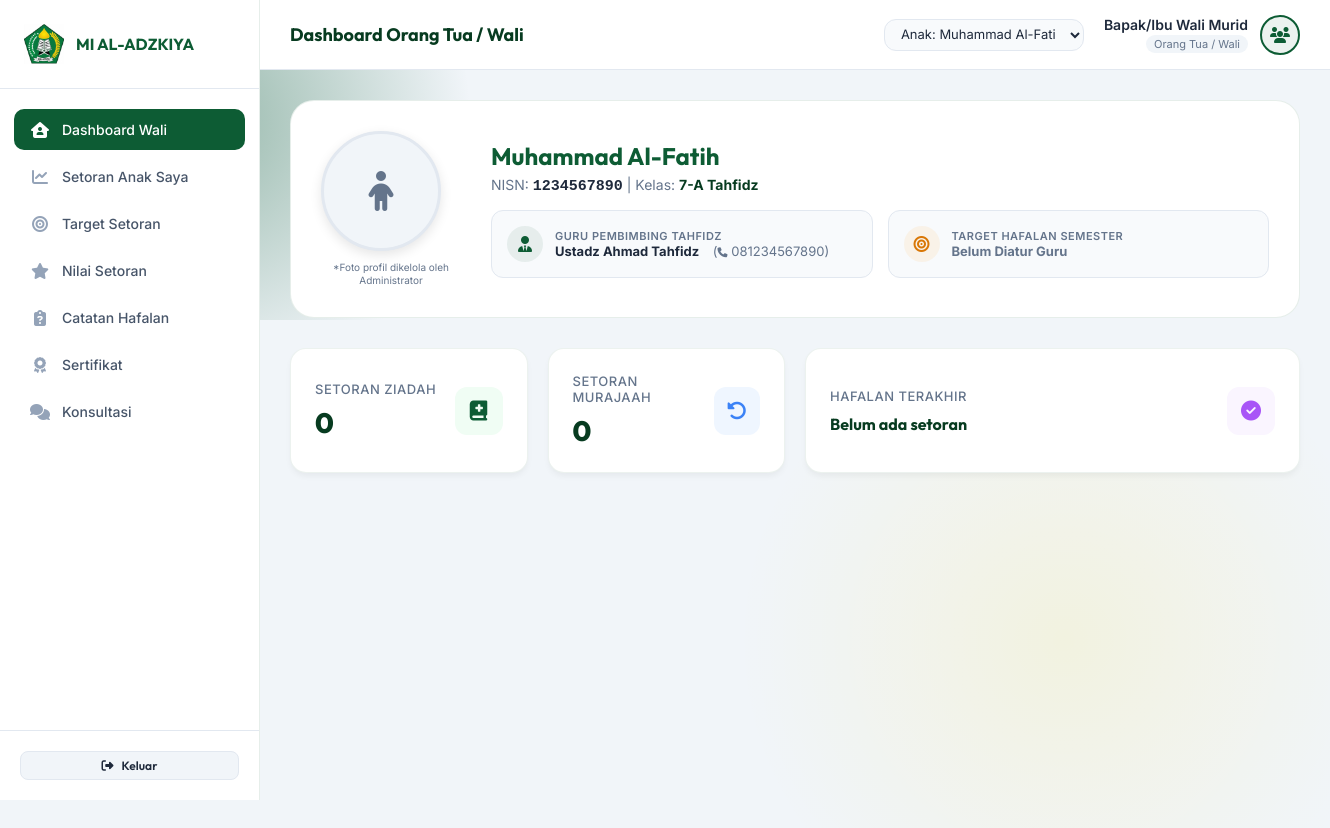
The page /orang_tua/index.php (signed in) on the database as committed earlier.
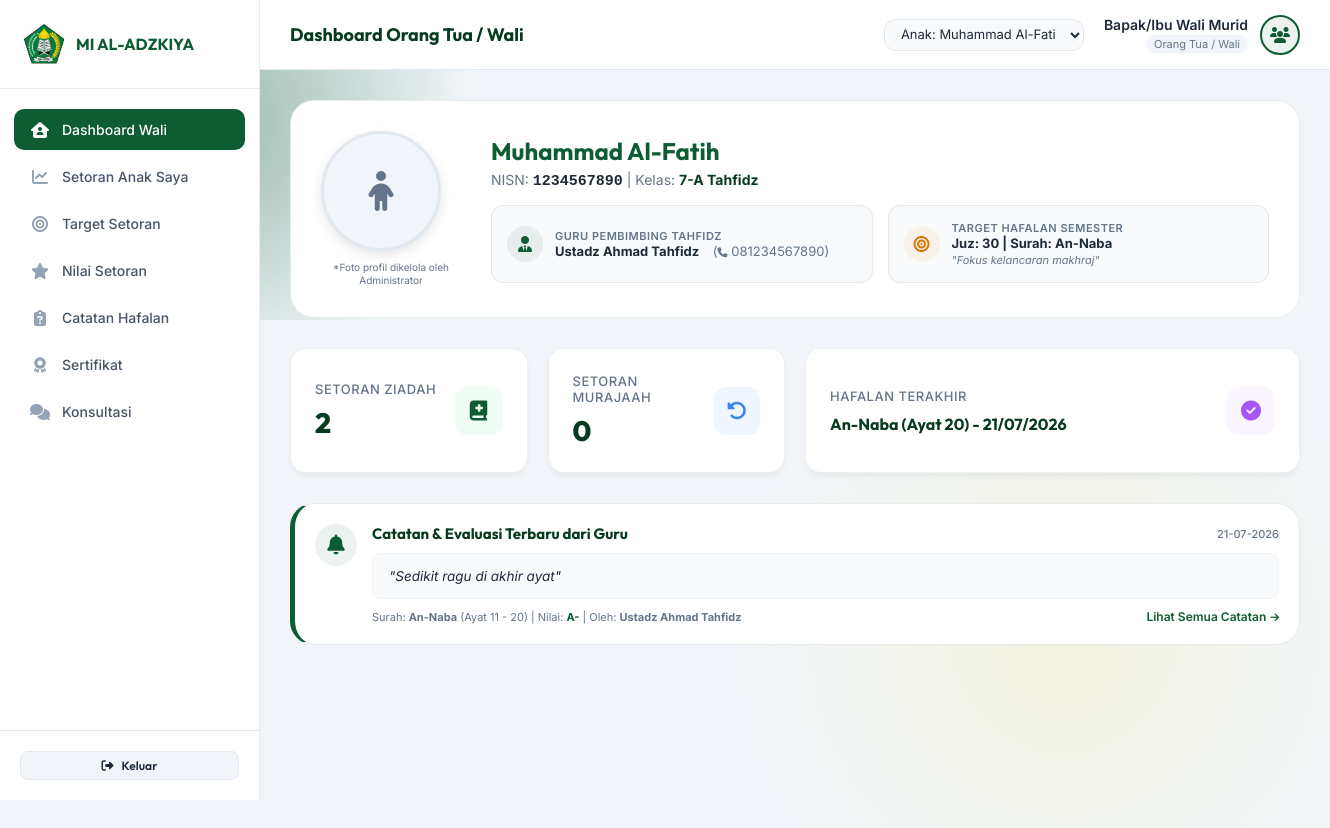
The same page on the database as committed later.
### tables this page shows
CREATE TABLE target_hafalan (
    id INT AUTO_INCREMENT PRIMARY KEY,
    siswa_id INT NOT NULL,
    tahun_ajaran_id INT NOT NULL,
    target_juz VARCHAR(50) NULL,
    target_surah VARCHAR(100) NULL,
    target_ayat VARCHAR(255) NULL,
    keterangan VARCHAR(255) NULL,
    created_at TIMESTAMP DEFAULT CURRENT_TIMESTAMP,
    FOREIGN KEY (siswa_id) REFERENCES siswa(id) ON DELETE CASCADE,
    FOREIGN KEY (tahun_ajaran_id) REFERENCES tahun_ajaran(id) ON DELETE CASCADE
);

CREATE TABLE setoran_tahfidz (
    id INT AUTO_INCREMENT PRIMARY KEY,
    siswa_id INT NOT NULL,
    guru_id INT NOT NULL,
    tanggal DATE NOT NULL,
    surah VARCHAR(100) NOT NULL,
    ayat_mulai INT NOT NULL,
    ayat_selesai INT NOT NULL,
    jenis ENUM('ziadah','murajaah') NOT NULL,
    nilai CHAR(2) NOT NULL,
    nilai_angka INT NULL,
    catatan TEXT NULL,
    created_at TIMESTAMP DEFAULT CURRENT_TIMESTAMP,
    FOREIGN KEY (siswa_id) REFERENCES siswa(id) ON DELETE CASCADE,
    FOREIGN KEY (guru_id) REFERENCES guru_tahfidz(id) ON DELETE CASCADE
);

CREATE TABLE guru_tahfidz (
    id INT AUTO_INCREMENT PRIMARY KEY,
    user_id INT NOT NULL UNIQUE,
    nip VARCHAR(30) UNIQUE,
    nama_lengkap VARCHAR(100) NOT NULL,
    no_hp VARCHAR(20),
    foto_profil VARCHAR(255) NULL,
    FOREIGN KEY (user_id) REFERENCES users(id) ON DELETE CASCADE
);

### orang_tua/index.php (the view, shortened to what the changed rows need)
<?php
require_once 'header.php';
$siswa = null;
$wali_kelas = null;
$stats = [
    'ziadah' => 0,
    'murajaah' => 0,
    'last_setoran' => 'Belum ada setoran'
];
if ($anak_aktif) {
    try {
        $stmt_siswa = $pdo->prepare("
            SELECT s.*, k.nama_kelas, k.wali_kelas_id
            FROM siswa s
            LEFT JOIN kelas k ON s.kelas_id = k.id
            WHERE s.id = :id
        ");
        $stmt_siswa->execute(['id' => $anak_aktif['id']]);
        $siswa = $stmt_siswa->fetch();
        if ($siswa && $siswa['wali_kelas_id']) {
            $stmt_wali = $pdo->prepare("SELECT nama_lengkap, no_hp FROM guru_tahfidz WHERE id = :id");
            $stmt_wali->execute(['id' => $siswa['wali_kelas_id']]);
            $wali_kelas = $stmt_wali->fetch();
        }
        $stmt_ziadah = $pdo->prepare("SELECT COUNT(*) FROM setoran_tahfidz WHERE siswa_id = :id AND jenis = 'ziadah'");
        $stmt_ziadah->execute(['id' => $anak_aktif['id']]);
        $stats['ziadah'] = $stmt_ziadah->fetchColumn();
        $stmt_murajaah = $pdo->prepare("SELECT COUNT(*) FROM setoran_tahfidz WHERE siswa_id = :id AND jenis = 'murajaah'");
        $stmt_murajaah->execute(['id' => $anak_aktif['id']]);
        $stats['murajaah'] = $stmt_murajaah->fetchColumn();
        $stmt_last = $pdo->prepare("
            SELECT surah, ayat_selesai, jenis, tanggal
            FROM setoran_tahfidz
            WHERE siswa_id = :id
            ORDER BY tanggal DESC, id DESC
            LIMIT 1
        ");
        $stmt_last->execute(['id' => $anak_aktif['id']]);
        $last = $stmt_last->fetch();
        if ($last) {
            $stats['last_setoran'] = htmlspecialchars($last['surah']) . ' (Ayat ' . $last['ayat_selesai'] . ') - ' . date('d/m/Y', strtotime($last['tanggal']));
        }
        $target_hafalan = null;
        $stmt_ta = $pdo->query("SELECT id, tahun, semester FROM tahun_ajaran WHERE status = 'aktif' LIMIT 1");
        $ta_aktif = $stmt_ta->fetch();
        if ($ta_aktif) {
            $stmt_target = $pdo->prepare("
                SELECT * FROM target_hafalan
                WHERE siswa_id = :siswa_id AND tahun_ajaran_id = :ta_id
            ");
            $stmt_target->execute([
                'siswa_id' => $anak_aktif['id'],
                'ta_id' => $ta_aktif['id']
            ]);
            $target_hafalan = $stmt_target->fetch();
        }
        $latest_note = null;
        $stmt_note = $pdo->prepare("
            SELECT st.*, gt.nama_lengkap AS nama_guru
            FROM setoran_tahfidz st
            JOIN guru_tahfidz gt ON st.guru_id = gt.id
            WHERE st.siswa_id = :siswa_id AND st.catatan IS NOT NULL AND TRIM(st.catatan) != ''
            ORDER BY st.tanggal DESC, st.id DESC
            LIMIT 1
        ");
        $stmt_note->execute(['siswa_id' => $anak_aktif['id']]);
        $latest_note = $stmt_note->fetch();
    } catch (\PDOException $e) {
        $error = 'Gagal memuat detail data anak.';
    }
}
?>
<?php if (empty($daftar_anak)): ?>
    <div class="card" style="margin-top: 20px; box-shadow: none; border: 1.5px solid rgba(239, 68, 68, 0.2); background-color: rgba(239, 68, 68, 0.03); width: 100%; max-width: 100%;">
        <div style="display: flex; gap: 15px; align-items: flex-start;">
            <i class="fa-solid fa-triangle-exclamation" style="font-size: 30px; color: var(--error-color);"></i>
            <div>
                <h3 style="color: #991b1b; font-family: var(--font-heading); margin-bottom: 8px;">Data Anak Belum Terhubung</h3>
                <p style="font-size: 14px; color: var(--text-muted); line-height: 1.6;">
                    Akun Orang Tua / Wali Anda belum terhubung dengan data siswa di sistem MI Al-Adzkiya.
                </p>
                <p style="font-size: 13px; color: var(--text-muted); margin-top: 10px; font-weight: 500;">
                    Silakan hubungi Administrator sekolah di bagian tata usaha untuk menautkan NISN anak Anda dengan akun pengguna Anda.
                </p>
            </div>
        </div>
    </div>
<?php else: ?>
    <div class="card" style="margin-bottom: 30px; padding: 30px; box-shadow: none; border: 1px solid rgba(13, 92, 52, 0.1); width: 100%; max-width: 100%;">
        <div style="display: flex; gap: 30px; align-items: center; flex-wrap: wrap;">
            <div style="text-align: center;">
                <?php if ($siswa['foto_profil'] && file_exists('../uploads/siswa/' . $siswa['foto_profil'])): ?>
                    <img src="../uploads/siswa/<?php echo htmlspecialchars($siswa['foto_profil']); ?>" alt="Foto Anak" style="width: 120px; height: 120px; border-radius: 50%; object-fit: cover; border: 3px solid var(--primary-color); box-shadow: 0 4px 12px rgba(0,0,0,0.15);">
                <?php else: ?>
                    <div style="width: 120px; height: 120px; border-radius: 50%; background-color: #f1f5f9; border: 3px solid #e2e8f0; display: flex; justify-content: center; align-items: center; color: var(--text-muted); font-size: 40px; box-shadow: 0 4px 12px rgba(0,0,0,0.1);">
                        <i class="fa-solid fa-child"></i>
                    </div>
                <?php endif; ?>
                <span style="display: block; margin-top: 10px; font-size: 10px; color: var(--text-muted); max-width: 140px; line-height: 1.3;">
                    *Foto profil dikelola oleh Administrator
                </span>
            </div>
            <div style="flex: 1; min-width: 250px;">
                <h2 style="font-family: var(--font-heading); color: var(--primary-color); font-size: 24px; margin-bottom: 5px;">
                    <?php echo htmlspecialchars($siswa['nama_lengkap']); ?>
                </h2>
                <p style="font-size: 14px; color: var(--text-muted); margin-bottom: 15px;">
                    NISN: <strong style="font-family: monospace; font-size: 15px; color: var(--text-main);"><?php echo htmlspecialchars($siswa['nisn']); ?></strong>
                    | Kelas: <strong style="color: var(--primary-dark);"><?php echo htmlspecialchars($siswa['nama_kelas'] ?? 'Belum Diplot'); ?></strong>
                </p>
                <div style="display: flex; gap: 15px; flex-wrap: wrap; margin-top: 10px;">
                    <div style="background-color: #f8fafc; border: 1.5px solid #e2e8f0; border-radius: 12px; padding: 15px; display: inline-flex; align-items: center; gap: 12px; font-size: 13px; flex: 1; min-width: 250px;">
                        <div style="width: 36px; height: 36px; border-radius: 50%; background-color: rgba(13, 92, 52, 0.08); display: flex; justify-content: center; align-items: center; color: var(--primary-color); font-size: 16px;">
                            <i class="fa-solid fa-user-tie"></i>
                        </div>
                        <div>
                            <div style="font-size: 11px; color: var(--text-muted); text-transform: uppercase; font-weight: 600; letter-spacing: 0.5px;">Guru Pembimbing Tahfidz</div>
                            <strong><?php echo htmlspecialchars($wali_kelas['nama_lengkap'] ?? 'Belum Diplot'); ?></strong>
                            <?php if ($wali_kelas && $wali_kelas['no_hp']): ?>
                                <span style="margin-left: 10px; color: var(--text-muted);">
                                    (<i class="fa-solid fa-phone" style="font-size: 10px;"></i> <?php echo htmlspecialchars($wali_kelas['no_hp']); ?>)
                                </span>
                            <?php endif; ?>
                        </div>
                    </div>
                    <div style="background-color: #f8fafc; border: 1.5px solid #e2e8f0; border-radius: 12px; padding: 15px; display: inline-flex; align-items: center; gap: 12px; font-size: 13px; flex: 1; min-width: 250px;">
                        <div style="width: 36px; height: 36px; border-radius: 50%; background-color: rgba(245, 158, 11, 0.08); display: flex; justify-content: center; align-items: center; color: #d97706; font-size: 16px;">
                            <i class="fa-solid fa-bullseye"></i>
                        </div>
                        <div>
                            <div style="font-size: 11px; color: var(--text-muted); text-transform: uppercase; font-weight: 600; letter-spacing: 0.5px;">Target Hafalan Semester</div>
                            <?php if ($target_hafalan): ?>
                                <strong>Juz: <?php echo htmlspecialchars($target_hafalan['target_juz'] ?? '-'); ?> | Surah: <?php echo htmlspecialchars($target_hafalan['target_surah'] ?? '-'); ?></strong>
                                <?php if ($target_hafalan['keterangan']): ?>
                                    <div style="font-size: 11px; color: var(--text-muted); font-style: italic; margin-top: 2px;">
                                        "<?php echo htmlspecialchars($target_hafalan['keterangan']); ?>"
                                    </div>
                                <?php endif; ?>
                            <?php else: ?>
                                <strong style="color: var(--text-muted);">Belum Diatur Guru</strong>
                            <?php endif; ?>
                        </div>
                    </div>
                </div>
            </div>
        </div>
    </div>
    <div class="stat-grid">
        <div class="stat-card">
            <div class="stat-info">
                <h3>Setoran Ziadah</h3>
                <p><?php echo $stats['ziadah']; ?></p>
            </div>
            <div class="stat-icon-box stat-icon-green">
                <i class="fa-solid fa-book-medical"></i>
            </div>
        </div>
        <div class="stat-card">
            <div class="stat-info">
                <h3>Setoran Murajaah</h3>
                <p><?php echo $stats['murajaah']; ?></p>
            </div>
            <div class="stat-icon-box stat-icon-blue">
                <i class="fa-solid fa-rotate-left"></i>
            </div>
        </div>
        <div class="stat-card" style="grid-column: span 2;">
            <div class="stat-info">
                <h3>Hafalan Terakhir</h3>
                <p style="font-size: 16px; margin-top: 10px; font-weight: 700; color: var(--primary-dark);">
                    <?php echo $stats['last_setoran']; ?>
                </p>
            </div>
            <div class="stat-icon-box stat-icon-purple">
                <i class="fa-solid fa-circle-check"></i>
            </div>
        </div>
    </div>
    <?php if (!empty($latest_note)): ?>
        <div class="card" style="margin-top: 30px; margin-bottom: 10px; border-left: 5px solid var(--primary-color); box-shadow: none; border-top: 1px solid rgba(13, 92, 52, 0.1); border-right: 1px solid rgba(13, 92, 52, 0.1); border-bottom: 1px solid rgba(13, 92, 52, 0.1); padding: 20px; width: 100%; max-width: 100%;">
            <div style="display: flex; gap: 15px; align-items: flex-start;">
                <div style="width: 42px; height: 42px; border-radius: 50%; background-color: rgba(13, 92, 52, 0.08); display: flex; justify-content: center; align-items: center; color: var(--primary-color); font-size: 20px; flex-shrink: 0;">
                    <i class="fa-solid fa-bell"></i>
                </div>
                <div style="flex: 1;">
                    <div style="display: flex; justify-content: space-between; align-items: center; flex-wrap: wrap; gap: 5px;">
                        <h4 style="margin: 0; font-family: var(--font-heading); color: var(--primary-dark); font-size: 15px; font-weight: 700;">
                            Catatan &amp; Evaluasi Terbaru dari Guru
                        </h4>
                        <span style="font-size: 11px; color: var(--text-muted); font-weight: 500;">
                            <?php echo date('d-m-Y', strtotime($latest_note['tanggal'])); ?>
                        </span>
                    </div>
                    <p style="margin: 10px 0 0; font-style: italic; color: var(--text-main); font-size: 13.5px; line-height: 1.5; background-color: #f8fafc; padding: 12px 16px; border-radius: 8px; border: 1.5px solid #f1f5f9;">
                        "<?php echo htmlspecialchars($latest_note['catatan']); ?>"
                    </p>
                    <div style="margin-top: 10px; display: flex; justify-content: space-between; align-items: center; flex-wrap: wrap; gap: 10px;">
                        <span style="font-size: 11px; color: var(--text-muted);">
                            Surah: <strong><?php echo htmlspecialchars($latest_note['surah']); ?></strong> (Ayat <?php echo $latest_note['ayat_mulai']; ?> - <?php echo $latest_note['ayat_selesai']; ?>) | Nilai: <strong style="color: var(--primary-color);"><?php echo htmlspecialchars($latest_note['nilai']); ?></strong> | Oleh: <strong><?php echo htmlspecialchars($latest_note['nama_guru']); ?></strong>
                        </span>
                        <a href="catatan.php" style="font-size: 12px; font-weight: 600; color: var(--primary-color); text-decoration: none; display: inline-flex; align-items: center; gap: 4px;">
                            Lihat Semua Catatan <i class="fa-solid fa-arrow-right" style="font-size: 10px;"></i>
                        </a>
                    </div>
                </div>
            </div>
        </div>
    <?php endif; ?>
<?php endif; ?>
</main>
</div>
</div>
</body>
</html>

Rows that differ between the two databases and show on the page:
added target_hafalan: target_juz "30", target_surah "An-Naba", keterangan "Fokus kelancaran makhraj"
added setoran_tahfidz: tanggal "21-07-2026", catatan "Sedikit ragu di akhir ayat", surah "An-Naba", ayat_mulai "11", ayat_selesai "20", nilai "A-", guru.nama_lengkap "Ustadz Ahmad Tahfidz"
Other text that changed with them:
$stats['ziadah']: "0" → "2"
$stats['last_setoran']: "Belum ada setoran" → "An-Naba (Ayat 20) - 21/07/2026"
text no longer shown: "Belum Diatur Guru"
text now shown: "Juz: | Surah: \" \" Catatan & Evaluasi Terbaru dari Guru \" \" Surah: (Ayat - ) | Nilai: | Oleh: Lihat Semua Catatan"
